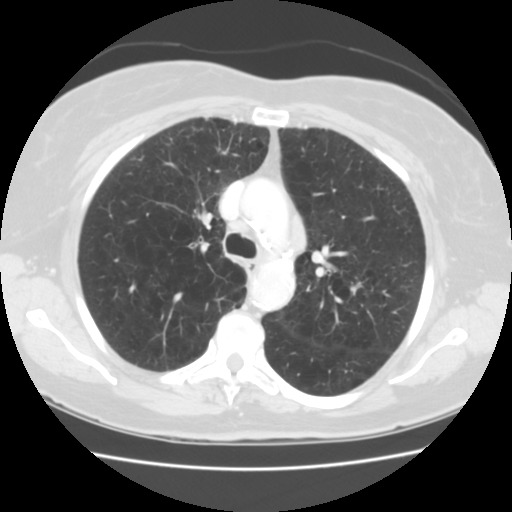
#> input picture Lung Segmentation/1-039.jpg, 512 x 512 px
$ python github.py   (older library calls are emulated)
#> lines starting #> are read from the running program, lines starting #| are printed output that depends on the picture; after the words box and inside, x2 and y2 are one past the last pixel; in counts of white or black regions, pixels touching at a corner belong together
import cv2 as cv
import numpy as np
import os
import random as rng
from skimage import data

# [283 lines left out: functions mean_shift, canny_watershed_distance_transform, not called in this run]


def cannyWatershed(inputfile):
    # img = cv.imread('8ubS9.jpg')
#> called with inputfile = '1-039.jpg'
    img = cv.imread(inputfile)
#> img is the input picture: shape (512, 512, 3); min 0, max 255, mean 119.2
    gray = cv.cvtColor(img, cv.COLOR_BGR2GRAY)
    high_thresh, thresh_img = cv.threshold(gray, 0, 255, cv.THRESH_BINARY + cv.THRESH_OTSU)
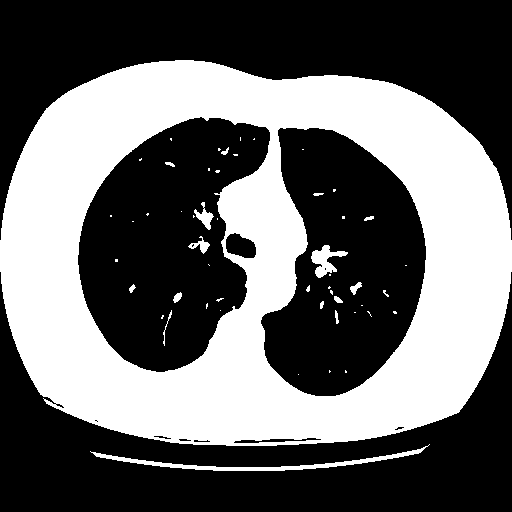
#> thresh_img: shape (512, 512); 40.6% white; 52 white regions (36 under 20 px), largest, box (x1, y1, x2, y2) and area: (0, 60, 512, 446) 103609, (90, 444, 430, 471) 1389, (311, 245, 348, 278) 537
#> high_thresh = 134
    low_thresh = high_thresh * 0.5
#> low_thresh = 67
    marker = cv.GaussianBlur(gray, (5, 5), 2)
    # canny = cv.Canny(marker, 40, 100)
    canny = cv.Canny(marker, low_thresh, high_thresh)
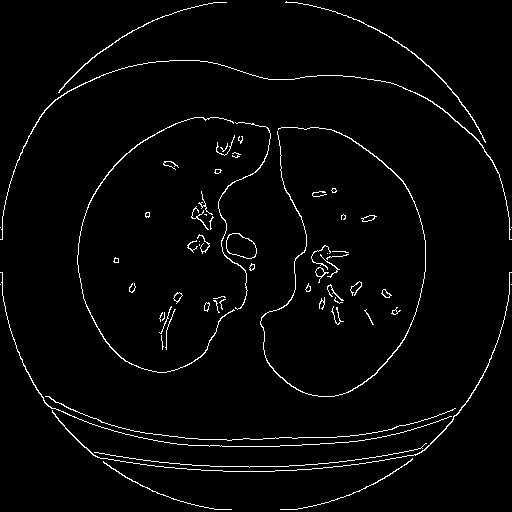
#> canny: shape (512, 512); 2.6% white in thin lines or dots
    contours, hierarchy = cv.findContours(canny, cv.RETR_TREE, cv.CHAIN_APPROX_SIMPLE)
#> contours = 77 contours, 51 with area under 20; largest, box (x1, y1, x2, y2) and area: (226, 233, 257, 259) 554, (226, 233, 257, 259) 538, (260, 127, 426, 397) 187, (77, 117, 235, 373) 144, (0, 60, 512, 240) 132
    marker32 = np.int32(marker)
    watershed = cv.watershed(img, marker32)
    m = cv.convertScaleAbs(marker32)
    _, thresh = cv.threshold(m, 0, 255, cv.THRESH_BINARY + cv.THRESH_OTSU)
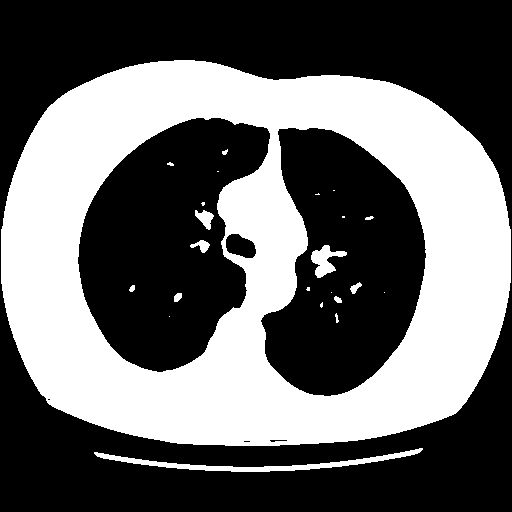
#> thresh: shape (512, 512); 40.9% white; 23 white regions (11 under 20 px), largest, box (x1, y1, x2, y2) and area: (1, 60, 511, 446) 104201, (94, 448, 423, 472) 1669, (311, 245, 347, 278) 553
    thresh_inv = cv.bitwise_not(thresh)
    temp = cv.bitwise_and(img, img, mask=thresh)
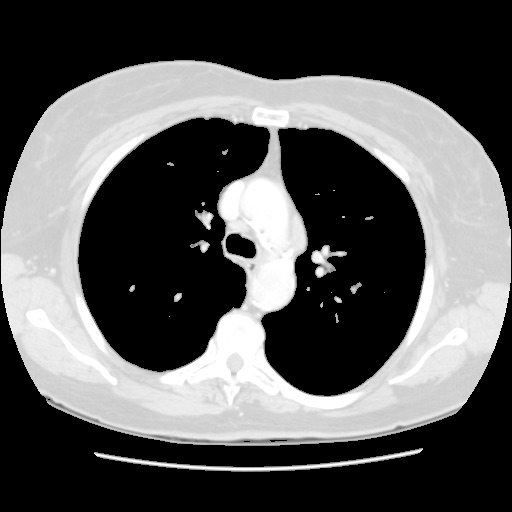
#> temp: shape (512, 512, 3); min 0, max 255, mean 89.1
    temp1 = cv.bitwise_and(img, img, mask=thresh_inv)
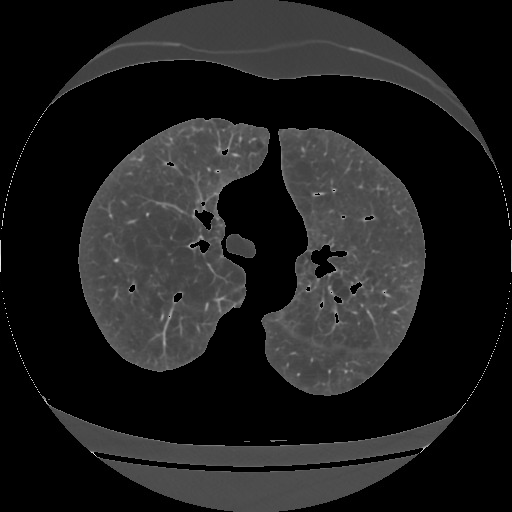
#> temp1: shape (512, 512, 3); min 0, max 255, mean 30.1
    result = cv.addWeighted(temp, 1, temp1, 1, 0)
    final = cv.drawContours(result, contours, -1, (0, 0, 255), 1)
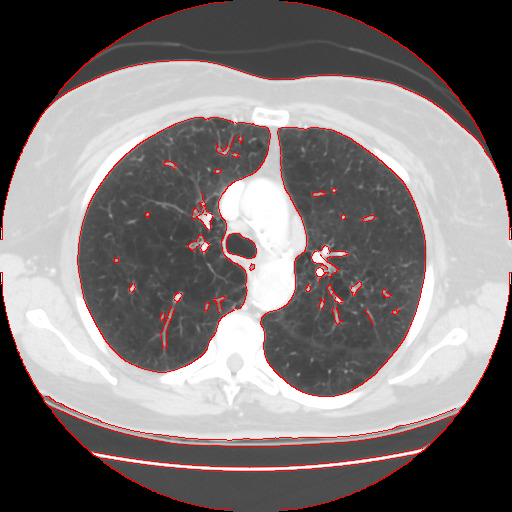
#> final: shape (512, 512, 3); mean B, G, R 116, 116, 122.6
    mask = np.zeros(img.shape, dtype=float)
    edgemap = cv.drawContours(mask, contours, -1, (255, 0, 0), 1)
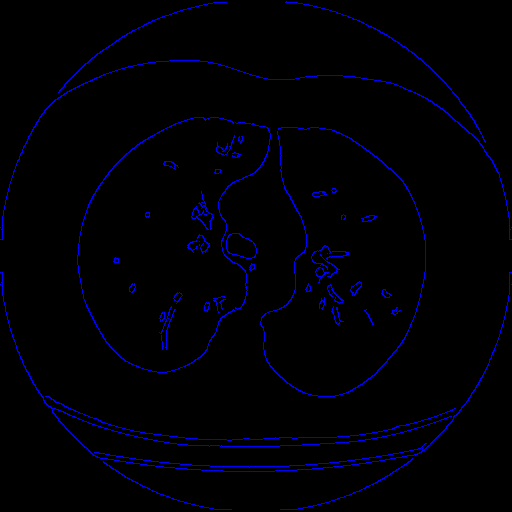
#> edgemap: shape (512, 512, 3) float64; mean of channels 0, 1, 2 6.6, 0, 0; drawn as B, G, R

    return edgemap


if __name__ == "__main__":
    print("Hello world")
    # [4 lines of commented-out code are left out]

    edge_map = cannyWatershed('1-039.jpg')
    cv.imshow('edge map', edge_map)
    cv.waitKey(0)
    # canny_watershed_distance_transform('四破魚(藍圓鰺)2.jpg', 'output.jpg', 0, 100, 3)
    # canny_watershed('七星鱸.JPG', 'output.jpg', 0, 100, 3)
    '''
    with open('file_lists.txt', 'r') as f:
        for line in f:
            params = []
            for param in line.split():
                params.append(param)
            outputfile = os.path.splitext(params[0])[0] + '_' + \
                         params[1] + '_' + params[2] + '_' + params[3] + '.bmp'
            canny_watershed(params[0], outputfile, float(params[1]), int(params[2]), int(params[3]))
            #filename = os.path.splitext(params[0])[0]
            #print(filename)
    '''
    print("end")

$ run again, with Lung Segmentation/lung.jpg copied over Lung Segmentation/1-039.jpg
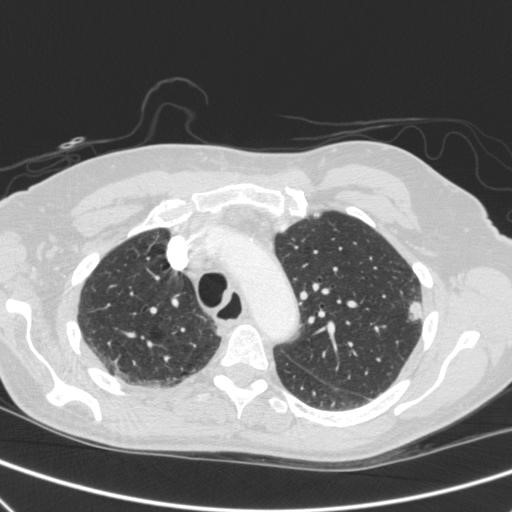
#> input picture Lung Segmentation/lung.jpg, 512 x 512 px
#> in cannyWatershed, img is the input picture: shape (512, 512, 3); min 32, max 255, mean 121.7
#> in cannyWatershed, `high_thresh, thresh_img = cv.threshold(gray, 0, 255, cv.THRESH_BINARY ..`:
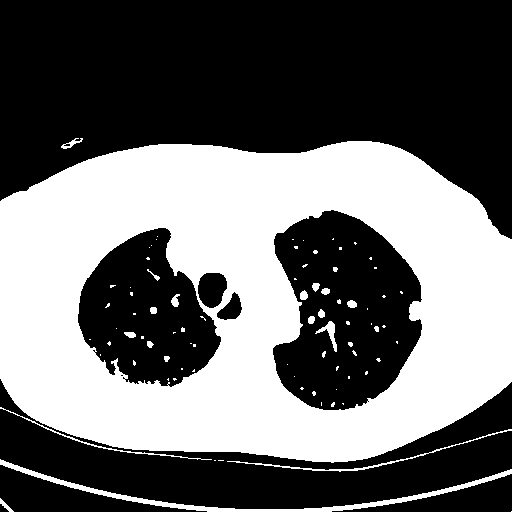
#> thresh_img: shape (512, 512); 41.7% white; 83 white regions (61 under 20 px), largest, box (x1, y1, x2, y2) and area: (0, 141, 512, 463) 104579, (0, 459, 512, 512) 2366, (227, 429, 512, 472) 503
#> high_thresh = 134
#> low_thresh = 67
#> canny: shape (512, 512); 2.7% white in thin lines or dots, all inside (x1, y1, x2, y2) = (0, 136, 512, 512)
#> contours = 133 contours, 95 with area under 20; largest, box (x1, y1, x2, y2) and area: (198, 272, 227, 308) 765, (198, 272, 227, 308) 743, (217, 292, 242, 320) 389, (217, 293, 242, 320) 365, (59, 136, 85, 151) 170
#> thresh: shape (512, 512); 41.3% white; 41 white regions (24 under 20 px), largest, box (x1, y1, x2, y2) and area: (1, 141, 511, 463) 104874, (1, 459, 511, 511) 2497, (317, 321, 337, 351) 197
#> in cannyWatershed, `edgemap = cv.drawContours(mask, contours, -1, (255, 0, 0), 1)`:
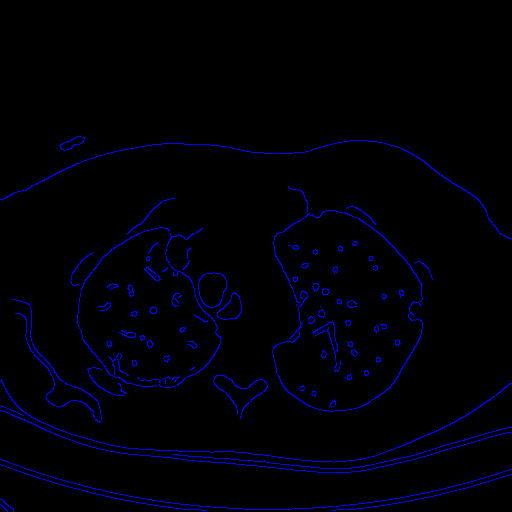
#> edgemap: shape (512, 512, 3) float64; mean of channels 0, 1, 2 7, 0, 0; drawn as B, G, R
